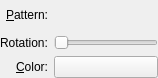
<?xml version="1.0" encoding="UTF-8"?>
<ui version="4.0">
 <class>WdgPatternOptions</class>
 <widget class="QWidget" name="WdgPatternOptions">
  <property name="geometry">
   <rect>
    <x>0</x>
    <y>0</y>
    <width>158</width>
    <height>78</height>
   </rect>
  </property>
  <layout class="QGridLayout" name="gridLayout_2">
   <property name="leftMargin">
    <number>0</number>
   </property>
   <property name="topMargin">
    <number>0</number>
   </property>
   <property name="rightMargin">
    <number>0</number>
   </property>
   <property name="bottomMargin">
    <number>0</number>
   </property>
   <item row="0" column="0">
    <layout class="QGridLayout" name="gridLayout">
     <item row="0" column="1">
      <widget class="KisPatternChooser" name="patternChooser" native="true">
       <property name="sizePolicy">
        <sizepolicy hsizetype="Expanding" vsizetype="Expanding">
         <horstretch>0</horstretch>
         <verstretch>0</verstretch>
        </sizepolicy>
       </property>
      </widget>
     </item>
     <item row="0" column="0">
      <widget class="QLabel" name="lblPattern">
       <property name="text">
        <string>&amp;Pattern:</string>
       </property>
       <property name="alignment">
        <set>Qt::AlignRight|Qt::AlignTrailing|Qt::AlignVCenter</set>
       </property>
       <property name="buddy">
        <cstring>patternChooser</cstring>
       </property>
      </widget>
     </item>
     <item row="2" column="0">
      <widget class="QLabel" name="lblColor">
       <property name="text">
        <string>&amp;Color:</string>
       </property>
       <property name="alignment">
        <set>Qt::AlignRight|Qt::AlignTrailing|Qt::AlignVCenter</set>
       </property>
       <property name="buddy">
        <cstring>bnColor</cstring>
       </property>
      </widget>
     </item>
     <item row="2" column="1">
      <widget class="KisColorButton" name="bnColor"/>
     </item>
     <item row="1" column="0">
      <widget class="QLabel" name="lblRotation">
       <property name="text">
        <string>Rotation:</string>
       </property>
      </widget>
     </item>
     <item row="1" column="1">
      <widget class="QSlider" name="sldRotation">
       <property name="maximum">
        <number>360</number>
       </property>
       <property name="orientation">
        <enum>Qt::Horizontal</enum>
       </property>
      </widget>
     </item>
    </layout>
   </item>
  </layout>
 </widget>
 <customwidgets>
  <customwidget>
   <class>KisColorButton</class>
   <extends>QPushButton</extends>
   <header>kis_color_button.h</header>
  </customwidget>
  <customwidget>
   <class>KisPatternChooser</class>
   <extends>QWidget</extends>
   <header location="global">kis_pattern_chooser.h</header>
   <container>1</container>
  </customwidget>
 </customwidgets>
 <resources/>
 <connections/>
</ui>
